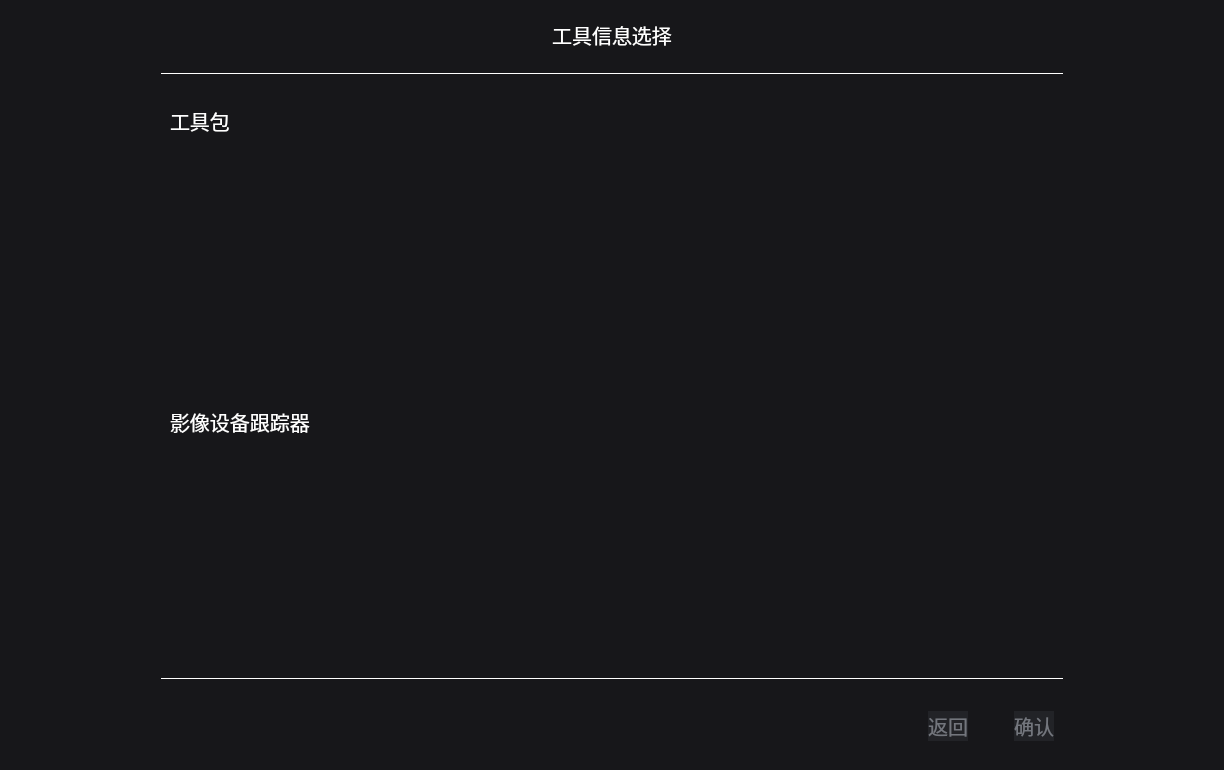
<?xml version="1.0" encoding="UTF-8"?>
<ui version="4.0">
 <class>EquipInfoWidget</class>
 <widget class="QWidget" name="EquipInfoWidget">
  <property name="geometry">
   <rect>
    <x>0</x>
    <y>0</y>
    <width>1224</width>
    <height>770</height>
   </rect>
  </property>
  <property name="sizePolicy">
   <sizepolicy hsizetype="Expanding" vsizetype="Expanding">
    <horstretch>0</horstretch>
    <verstretch>0</verstretch>
   </sizepolicy>
  </property>
  <property name="windowTitle">
   <string>Form</string>
  </property>
  <property name="styleSheet">
   <string notr="true">background-color: rgb(23, 23, 26);</string>
  </property>
  <layout class="QGridLayout" name="gridLayout">
   <item row="0" column="0">
    <widget class="QWidget" name="widget" native="true">
     <property name="enabled">
      <bool>true</bool>
     </property>
     <property name="sizePolicy">
      <sizepolicy hsizetype="Preferred" vsizetype="Preferred">
       <horstretch>0</horstretch>
       <verstretch>0</verstretch>
      </sizepolicy>
     </property>
     <property name="styleSheet">
      <string notr="true">background-color:rgb(23, 23, 26);
font-size: 20px;</string>
     </property>
     <layout class="QVBoxLayout" name="verticalLayout_2">
      <property name="spacing">
       <number>20</number>
      </property>
      <property name="leftMargin">
       <number>150</number>
      </property>
      <property name="rightMargin">
       <number>150</number>
      </property>
      <item>
       <widget class="QLabel" name="label">
        <property name="sizePolicy">
         <sizepolicy hsizetype="Expanding" vsizetype="Fixed">
          <horstretch>0</horstretch>
          <verstretch>0</verstretch>
         </sizepolicy>
        </property>
        <property name="styleSheet">
         <string notr="true">background-color: rgb(23, 23, 26);
color: rgb(255, 255, 255);</string>
        </property>
        <property name="text">
         <string>工具信息选择</string>
        </property>
        <property name="alignment">
         <set>Qt::AlignCenter</set>
        </property>
       </widget>
      </item>
      <item>
       <widget class="QFrame" name="frame">
        <property name="sizePolicy">
         <sizepolicy hsizetype="Minimum" vsizetype="Fixed">
          <horstretch>0</horstretch>
          <verstretch>0</verstretch>
         </sizepolicy>
        </property>
        <property name="styleSheet">
         <string notr="true">QFrame{background:23, 23, 26;min-height:5px;color:white}</string>
        </property>
        <property name="frameShape">
         <enum>QFrame::HLine</enum>
        </property>
        <property name="frameShadow">
         <enum>QFrame::Plain</enum>
        </property>
        <property name="lineWidth">
         <number>1</number>
        </property>
       </widget>
      </item>
      <item>
       <widget class="QGroupBox" name="groupBox">
        <property name="styleSheet">
         <string notr="true">border:none</string>
        </property>
        <property name="title">
         <string/>
        </property>
        <layout class="QVBoxLayout" name="verticalLayout">
         <item>
          <widget class="QLabel" name="label_2">
           <property name="sizePolicy">
            <sizepolicy hsizetype="Preferred" vsizetype="Fixed">
             <horstretch>0</horstretch>
             <verstretch>0</verstretch>
            </sizepolicy>
           </property>
           <property name="styleSheet">
            <string notr="true">background-color: rgb(23, 23, 26);
color: rgb(255, 255, 255);</string>
           </property>
           <property name="text">
            <string>工具包</string>
           </property>
          </widget>
         </item>
         <item>
          <widget class="QListWidget" name="toollistWidget">
           <property name="sizePolicy">
            <sizepolicy hsizetype="Expanding" vsizetype="Preferred">
             <horstretch>0</horstretch>
             <verstretch>0</verstretch>
            </sizepolicy>
           </property>
           <property name="autoFillBackground">
            <bool>false</bool>
           </property>
           <property name="styleSheet">
            <string notr="true"/>
           </property>
           <property name="selectionMode">
            <enum>QAbstractItemView::SingleSelection</enum>
           </property>
          </widget>
         </item>
        </layout>
       </widget>
      </item>
      <item>
       <widget class="QGroupBox" name="groupBox_3">
        <property name="styleSheet">
         <string notr="true">border:none</string>
        </property>
        <property name="title">
         <string/>
        </property>
        <layout class="QVBoxLayout" name="verticalLayout_3">
         <item>
          <widget class="QLabel" name="label_4">
           <property name="styleSheet">
            <string notr="true">background-color: rgb(23, 23, 26);
color: rgb(255, 255, 255);</string>
           </property>
           <property name="text">
            <string>影像设备跟踪器</string>
           </property>
          </widget>
         </item>
         <item>
          <widget class="QListWidget" name="imgListWidget">
           <property name="sizePolicy">
            <sizepolicy hsizetype="Expanding" vsizetype="Preferred">
             <horstretch>0</horstretch>
             <verstretch>0</verstretch>
            </sizepolicy>
           </property>
          </widget>
         </item>
        </layout>
       </widget>
      </item>
      <item>
       <widget class="QFrame" name="frame_4">
        <property name="styleSheet">
         <string notr="true">QFrame{background:23, 23, 26;min-height:5px;color:white}</string>
        </property>
        <property name="frameShape">
         <enum>QFrame::HLine</enum>
        </property>
        <property name="frameShadow">
         <enum>QFrame::Plain</enum>
        </property>
        <property name="lineWidth">
         <number>1</number>
        </property>
       </widget>
      </item>
      <item>
       <widget class="QGroupBox" name="groupBox_2">
        <property name="sizePolicy">
         <sizepolicy hsizetype="Minimum" vsizetype="Fixed">
          <horstretch>0</horstretch>
          <verstretch>0</verstretch>
         </sizepolicy>
        </property>
        <property name="styleSheet">
         <string notr="true">border: none;</string>
        </property>
        <property name="title">
         <string/>
        </property>
        <layout class="QHBoxLayout" name="horizontalLayout_10">
         <item>
          <spacer name="horizontalSpacer_4">
           <property name="orientation">
            <enum>Qt::Horizontal</enum>
           </property>
           <property name="sizeHint" stdset="0">
            <size>
             <width>40</width>
             <height>20</height>
            </size>
           </property>
          </spacer>
         </item>
         <item>
          <widget class="QPushButton" name="backButton">
           <property name="sizePolicy">
            <sizepolicy hsizetype="Fixed" vsizetype="Fixed">
             <horstretch>0</horstretch>
             <verstretch>0</verstretch>
            </sizepolicy>
           </property>
           <property name="layoutDirection">
            <enum>Qt::LeftToRight</enum>
           </property>
           <property name="styleSheet">
            <string notr="true">background-color:rgb(34, 35, 39);color:rgb(115, 118, 125)</string>
           </property>
           <property name="text">
            <string>返回</string>
           </property>
          </widget>
         </item>
         <item>
          <spacer name="horizontalSpacer_3">
           <property name="orientation">
            <enum>Qt::Horizontal</enum>
           </property>
           <property name="sizeType">
            <enum>QSizePolicy::Preferred</enum>
           </property>
           <property name="sizeHint" stdset="0">
            <size>
             <width>40</width>
             <height>20</height>
            </size>
           </property>
          </spacer>
         </item>
         <item>
          <widget class="QPushButton" name="confirmButton">
           <property name="sizePolicy">
            <sizepolicy hsizetype="Fixed" vsizetype="Fixed">
             <horstretch>0</horstretch>
             <verstretch>0</verstretch>
            </sizepolicy>
           </property>
           <property name="layoutDirection">
            <enum>Qt::LeftToRight</enum>
           </property>
           <property name="styleSheet">
            <string notr="true">background-color:rgb(34, 35, 39);color:rgb(115, 118, 125)</string>
           </property>
           <property name="text">
            <string>确认</string>
           </property>
          </widget>
         </item>
        </layout>
       </widget>
      </item>
     </layout>
    </widget>
   </item>
  </layout>
 </widget>
 <resources/>
 <connections/>
</ui>
